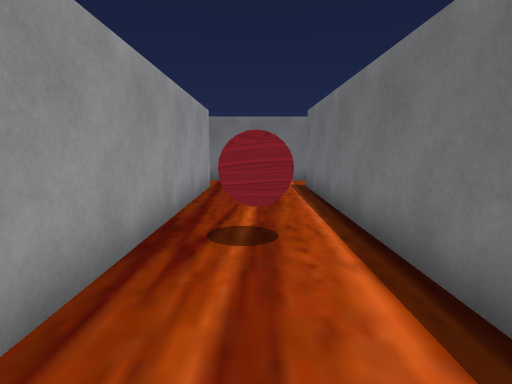
[1] (above)

21 first-person views from a walk through a scene from a Unity 3-D project. The camera is 1.2 m above the floor, tilts 8° down and sees 80° across. The floor is counted in squares, 1 m on a side. Each view is taken from the middle of a square. On the plan, view 1 faces up. The plan holds only what a view shows up to about 13 squares ahead; the rest is blank.

[2]
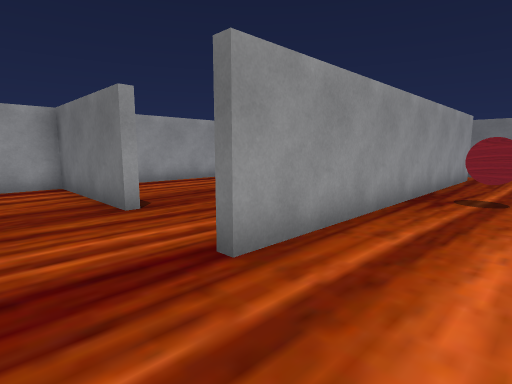

[3]
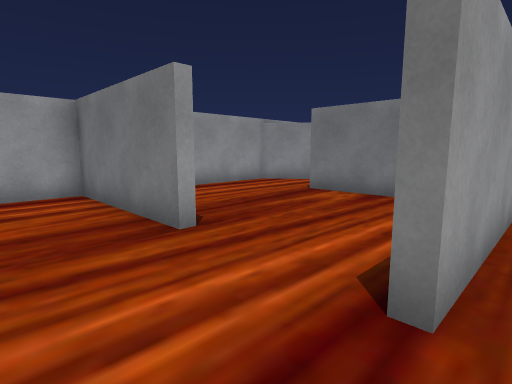

[4]
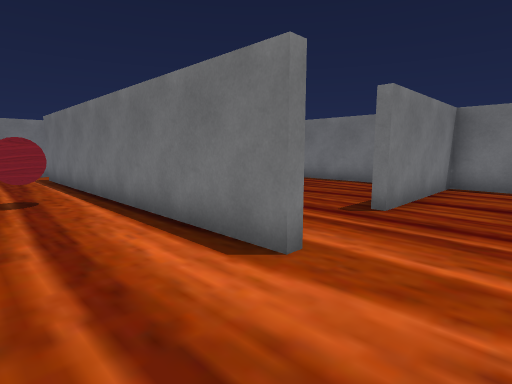

[5]
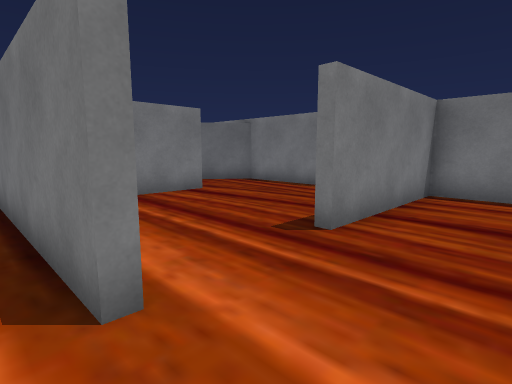

[6]
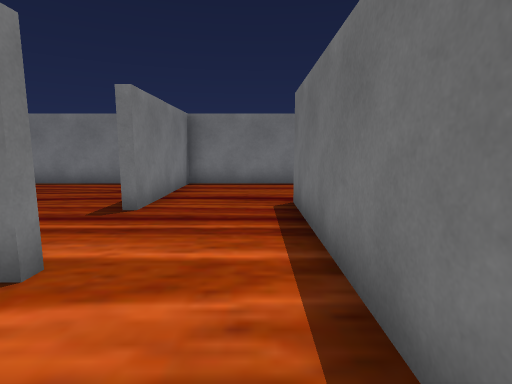

[7]
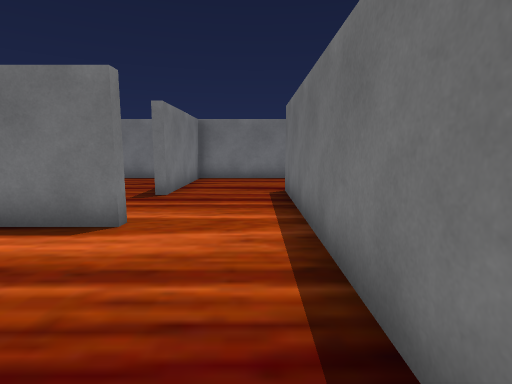

[8]
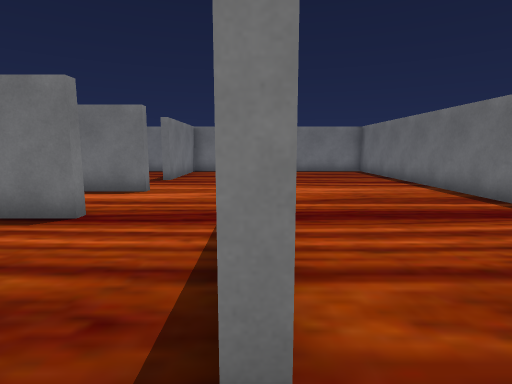

[9]
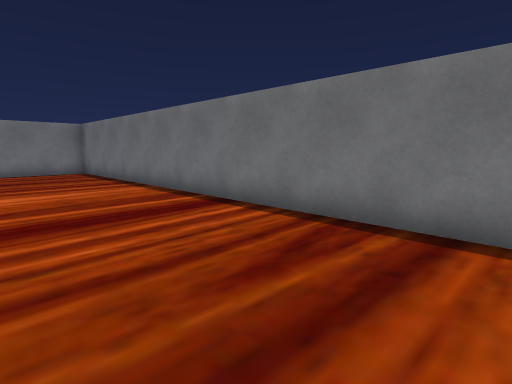

[10]
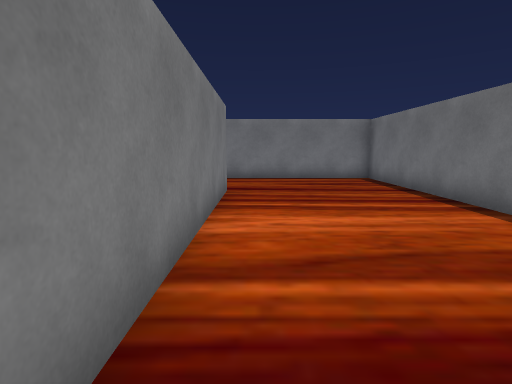

[11]
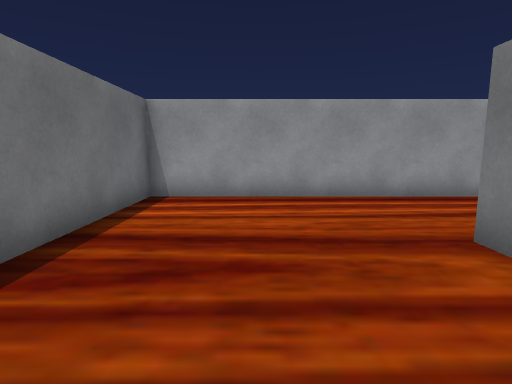

[12]
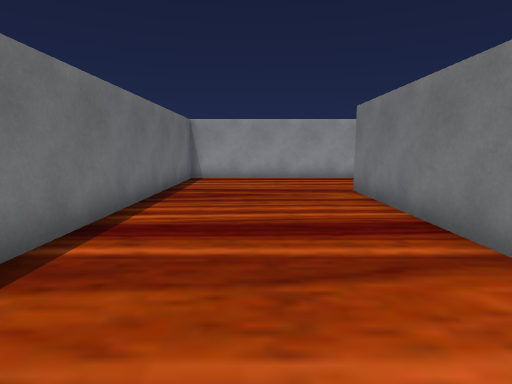

[13]
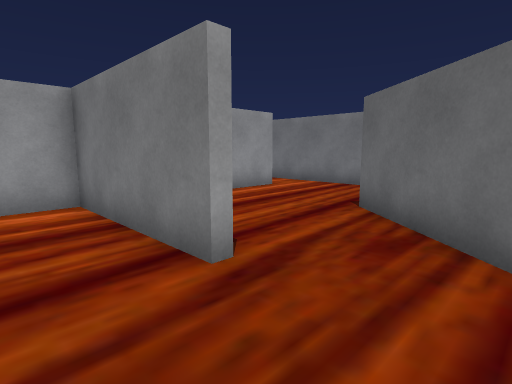

[14]
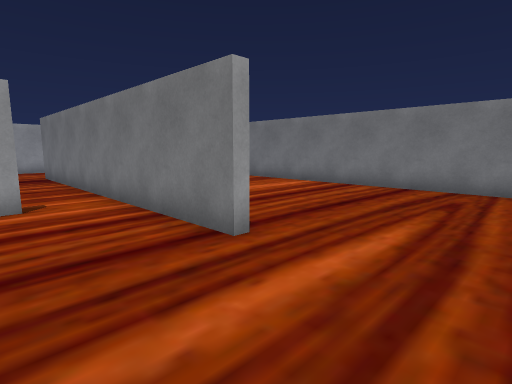

[15]
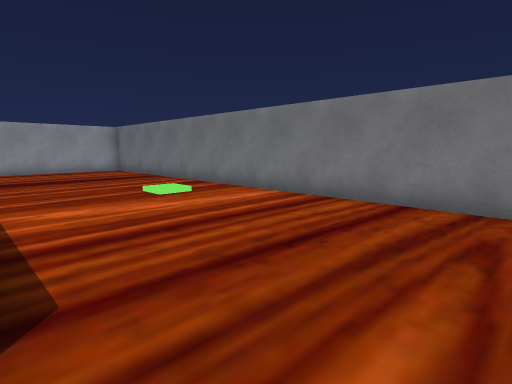

[16]
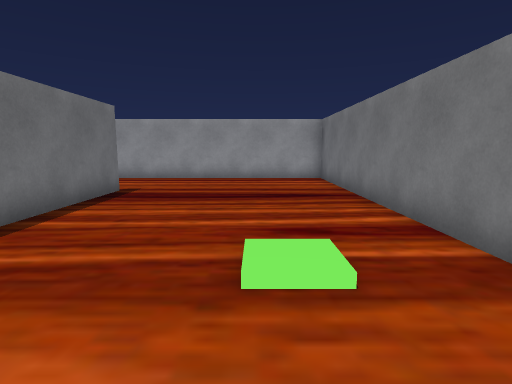

[17]
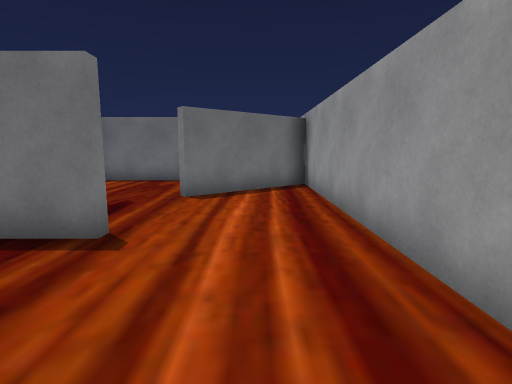

[18]
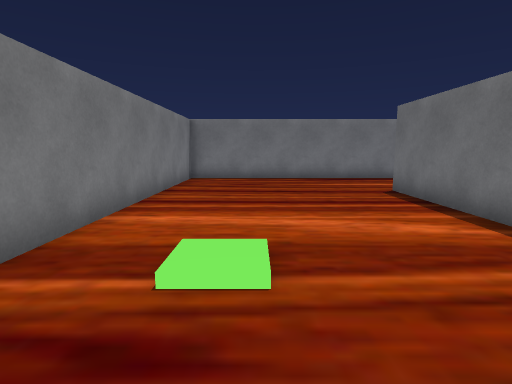

[19]
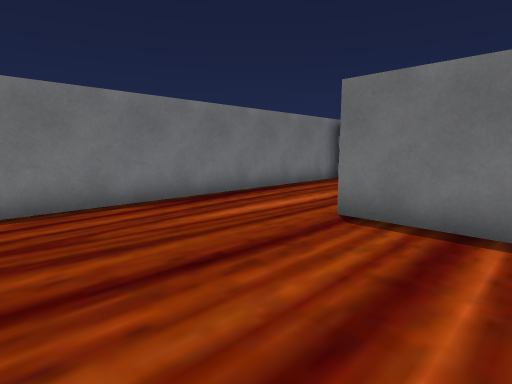

[20]
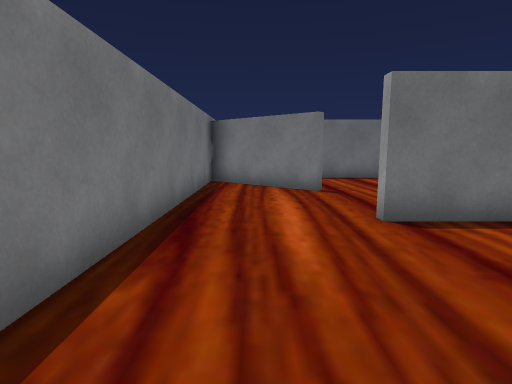

[21]
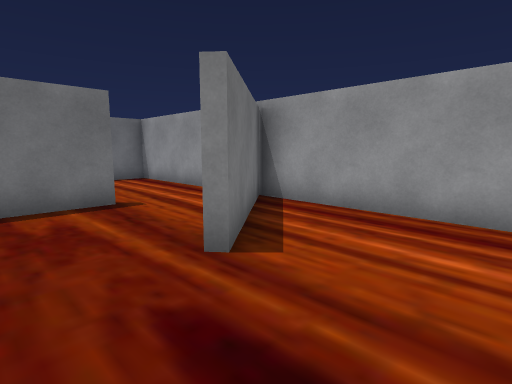

### Floor plan
Ten units are one square. View 1 is at (0, 0); x grows to the right and y downward. Boxes are objects, and circles mark ways between rooms. Rooms are numbered by the first view taken in them; rooms with no view inside come last. Other rooms are left out.
<svg viewBox="-102 -192 204 304">
<path fill="none" stroke="#000" d="M16 20 16 -99M-50 12 -50 17M49 17 49 12M-21 49 44 49M-15 -99 -15 19 -18 19M15 -117 -15 -117M44 49 59 49M59 52 -59 52 -59 48M-50 17 -97 17 -97 107 97 107 97 17 49 17M65 -42 65 -39 19 -39 19 -25M97 -1 97 -50 82 -62M16 -120 59 -120 59 -117 15 -117M-15 -117 -59 -117M19 -99 19 -80M-59 -120 -16 -120M28 -42 52 -42M-55 -42 -21 -42M82 -62 60 -80 62 -83 97 -54 97 -187 -97 -187 -97 -54 -61 -84M-65 -42 -55 -42M-39 -39 -65 -39M-82 -63 -97 -50 -97 13 -85 13M-18 19 -18 5"/>
<rect x="-5" y="-45" width="10" height="10" fill="#bbb"><title>ball</title></rect>
<circle cx="-50" cy="35" r="3" fill="#2a7"/>
<circle cx="50" cy="35" r="3" fill="#2a7"/>
<circle cx="35" cy="10" r="3" fill="#2a7"/>
<circle cx="-20" cy="-105" r="3" fill="#2a7"/>
<circle cx="20" cy="-105" r="3" fill="#2a7"/>
<circle cx="-35" cy="10" r="3" fill="#2a7"/>
<circle cx="70" cy="-50" r="3" fill="#2a7"/>
<circle cx="-65" cy="-55" r="3" fill="#2a7"/>
<text x="0" y="-20">1</text>
<text x="0" y="70">2</text>
<text x="60" y="-20">3</text>
<text x="0" y="-130">4</text>
<text x="-60" y="-20">5</text>
</svg>
Room 1 opens to room 2. Room 1 opens to room 3. Room 1 opens to room 4. Room 1 opens to room 5. Room 3 opens to room 4. Room 4 opens to room 5.

Where each view was taken, in squares from view 1:
view 1: 0 up, 0 right, facing up
view 2: 4 down, 1 right, facing up-left
view 3: 4 down, 1 left, facing up-left
view 4: 4 down, 1 left, facing up-right
view 5: 4 down, 1 right, facing up-right
view 6: 4 down, 1 left, facing right
view 7: 4 down, 3 left, facing right
view 8: 5 down, 7 left, facing right
view 9: 6 down, 7 left, facing down-right
view 10: 6 down, 3 left, facing right
view 11: 8 down, 2 left, facing left
view 12: 8 down, 3 right, facing left
view 13: 2 up, 9 right, facing up-left
view 14: 9 up, 9 right, facing up-left
view 15: 12 up, 8 right, facing up-left
view 16: 16 up, 3 right, facing left
view 17: 16 up, 8 left, facing down
view 18: 16 up, 3 left, facing right
view 19: 17 up, 3 right, facing down-right
view 20: 17 up, 8 right, facing down
view 21: 11 up, 4 left, facing down-left
